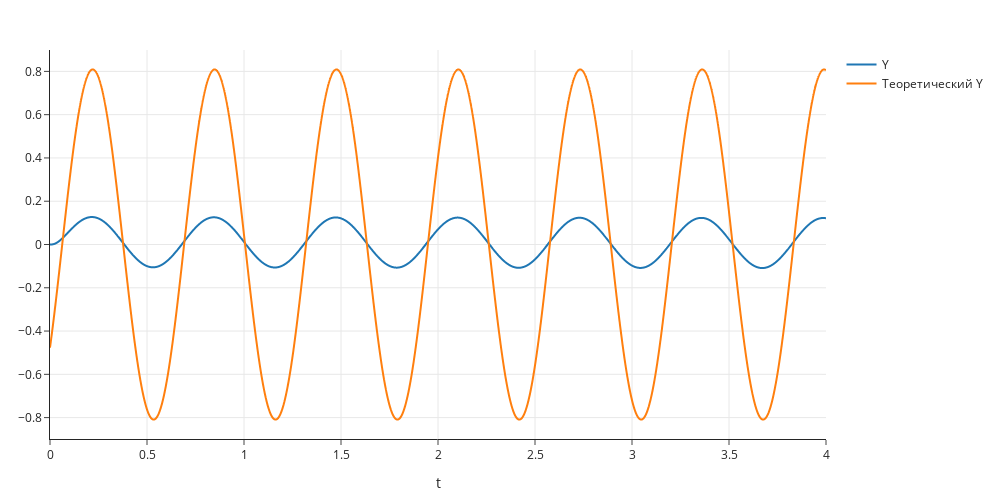

Notebook code for this chart:
### Code cell
fig = go.Figure()
Ts = np.linspace(0, 4, len(trajectory_closed_2))
# fig.add_trace(
#     go.Scatter(
#         x=Ts, y=Xs[0], name="X1 разомкнутой", line_shape='spline', line=dict(color='rgba(255, 50, 100, 0.3)', width = 4)
#         )
#     )
# fig.add_trace(
#     go.Scatter(
#         x=Ts, y=Xs[1], name="X2 разомкнутой", line_shape='spline', line=dict(color='rgba(50, 255, 100, 0.3)', width = 4)
#         )
#     )
# fig.add_trace(
#     go.Scatter(
#         x=Ts, y=Xs[2], name="X3 разомкнутой", line_shape='spline', line=dict(color='rgba(100, 50, 255, 0.3)', width = 4)
#         )
#     )

# fig.add_trace(
#     go.Scatter(
#         x=Ts, y=Xs_closed[0], name="X1 нул. воздействие", line_shape='spline', line=dict(color='rgba(255, 50, 100, 1)', width = 4)
#         # mode='lines+markers',
#         )
#     )
# fig.add_trace(
#     go.Scatter(
#         x=Ts, y=Xs_closed[1], name="X2 нул. воздействие", line_shape='spline', line=dict(color='rgba(50, 255, 100, 1)', width = 4)
#         )
#     )
# fig.add_trace(
#     go.Scatter(
#         x=Ts, y=Xs_closed[2], name="X3 нул. воздействие", line_shape='spline', line=dict(color='rgba(100, 50, 255, 1)', width = 4)
#         )
#     )

fig.add_trace(
    go.Scatter(
        x=Ts, y=Xs_closed_2[0] + Xs_closed_2[1], name="Y", line_shape='spline'#, line=dict(color='rgba(255, 50, 100, 0.3)', width = 4)
        # mode='lines+markers',
        )
    )

# fig.add_trace(
#     go.Scatter(
#         x=Ts, y=Xs_closed_2[0], name="X1 ед. воздействие", line_shape='spline'#, line=dict(color='rgba(255, 50, 100, 0.3)', width = 4)
#         # mode='lines+markers',
#         )
#     )
# fig.add_trace(
#     go.Scatter(
#         x=Ts, y=Xs_closed_2[1], name="X2 ед. воздействие", line_shape='spline'#, line=dict(color='rgba(50, 255, 100, 0.3)', width = 4)
#         )
#     )
# fig.add_trace(
#     go.Scatter(
#         x=Ts, y=Xs_closed_2[2], name="X3 ед. воздействие", line_shape='spline'#, line=dict(color='rgba(100, 50, 255, 0.3)', width = 4)
#         )
#     )

fig.add_trace(
    go.Scatter(
        x=Ts, y=0.809*np.sin(10*Ts - 0.63), name="Теоретический Y", line_shape='spline'#, line=dict(color='rgba(0, 0, 0, 0.3)', width = 2)
        )
    )

fig.update_layout(
    # title='ЛАЧХ',  
    autosize=False,
    width=1000, height=500,
    margin=dict(l=50, r=50, b=50, t=50),
    template='simple_white',
    xaxis_title=r't',
    # yaxis_title=r'$d, r \text{ (solar radius)}$'
    )

fig.update_yaxes(tick0=0, dtick=0)

fig.update_xaxes(showgrid=True)
fig.update_yaxes(showgrid=True)

fig.show()
plotly.io.write_image(fig, 'Сравнение переходного процесса при нулевом входе и еденичном входе условиях.pdf', format='pdf')

### Figure 1 — Plotly figure (JSON) as saved in the notebook; plotly's stock layout.template omitted (floating-point values rounded to 4 significant figures; data arrays with more than 128 entries replaced by an {"elided": "..."} marker saying what was removed)
{"data": [{"line": {"shape": "spline"}, "name": "Y", "type": "scatter", "x": {"elided": "4002 float values"}, "y": {"elided": "4002 float values"}}, {"line": {"shape": "spline"}, "name": "Теоретический Y", "type": "scatter", "x": {"elided": "4002 float values"}, "y": {"elided": "4002 float values"}}], "layout": {"autosize": false, "height": 500, "margin": {"b": 50, "l": 50, "r": 50, "t": 50}, "width": 1000, "xaxis": {"showgrid": true, "title": {"text": "t"}}, "yaxis": {"dtick": 0, "showgrid": true, "tick0": 0}}}
